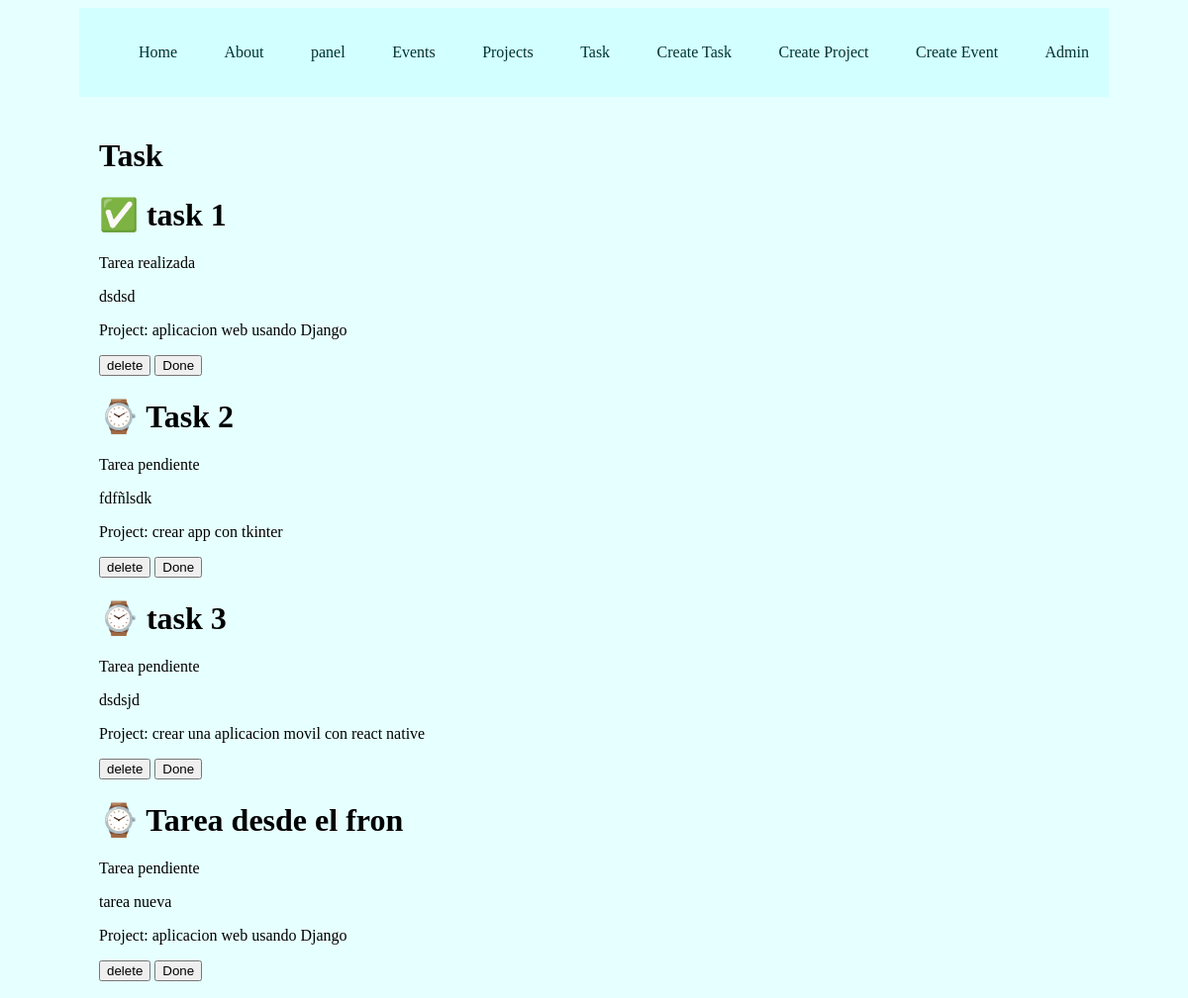
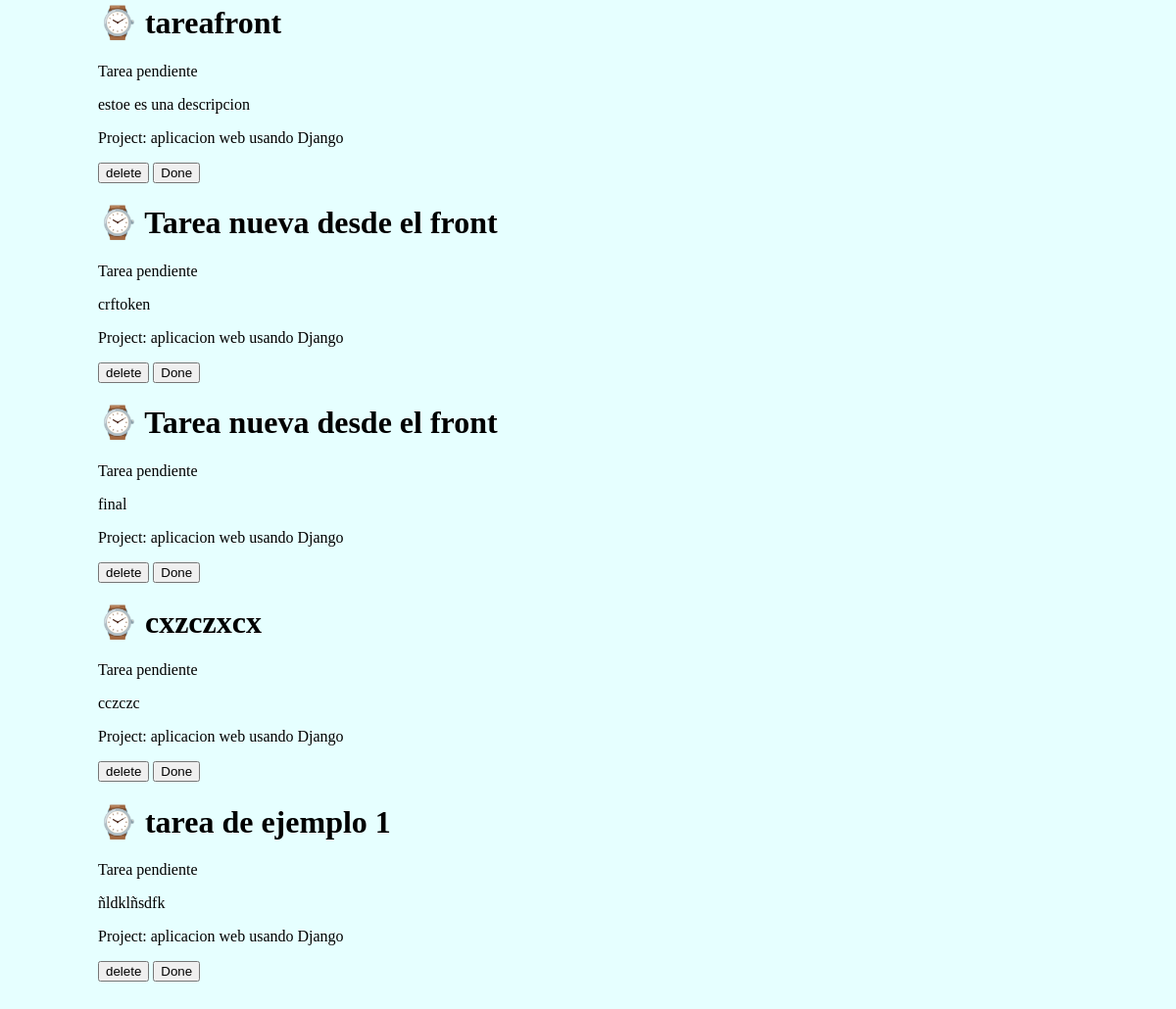
Page /task/ on the committed database (2 pictures, top to bottom).
### eventos/models.py (models this page shows, shortened)
class Task(models.Model):
    title = models.CharField(max_length=200)
    description = models.TextField()
    project = models.ForeignKey(Project, on_delete=models.CASCADE)
    done = models.BooleanField(default=False)

class Project(models.Model):
    name = models.CharField(max_length=200)

### eventos/views.py (the view)
# urls.py: path('task/', views.task, name="tasks"),
def task(request):
    tasks = Task.objects.all()
    return render(request, "tasks/tasks.html",{
        'tasks':tasks
    })

### eventos/templates/Tasks/tasks.html
{% extends 'layouts/base.html' %}
{% block content %}
<h1>Task</h1>
{% for task in tasks %}
<div>
    <h1>{% if task.done == False %} ⌚ {% else %} ✅ {% endif %} {{task.title}}</h1>
    {% if task.done == False %}
    <p>Tarea pendiente</p>
    {% else %}
    <p>Tarea realizada</p>
    {% endif %}
    <p>{{task.description}}</p>
    <p>Project: {{task.project.name}}</p>
    <button>
        delete
    </button>
    <button>
         Done
    </button>
</div>
{% endfor %}
{% endblock %}

### static/css/main.css (style rules this page uses)
body { background:rgba(230, 255, 255) ; color: rgb(25, 0, 0,); }

### rows in the picture
Task: title "task 1", done "Tarea realizada", description "dsdsd", project.name "aplicacion web usando Django"
Task: title "Task 2", done "Tarea pendiente", description "fdfñlsdk", project.name "crear app con tkinter"
Task: title "task 3", done "Tarea pendiente", description "dsdsjd", project.name "crear una aplicacion movil con react native"
Task: title "Tarea desde el fron", done "Tarea pendiente", description "tarea nueva", project.name "aplicacion web usando Django"
Task: title "tareafront", done "Tarea pendiente", description "estoe es una descripcion", project.name "aplicacion web usando Django"
Task: title "Tarea nueva desde el front", done "Tarea pendiente", description "crftoken", project.name "aplicacion web usando Django"
Task: title "Tarea nueva desde el front", done "Tarea pendiente", description "final", project.name "aplicacion web usando Django"
Task: title "cxzczxcx", done "Tarea pendiente", description "cczczc", project.name "aplicacion web usando Django"
Task: title "tarea de ejemplo 1", done "Tarea pendiente", description "ñldklñsdfk", project.name "aplicacion web usando Django"
